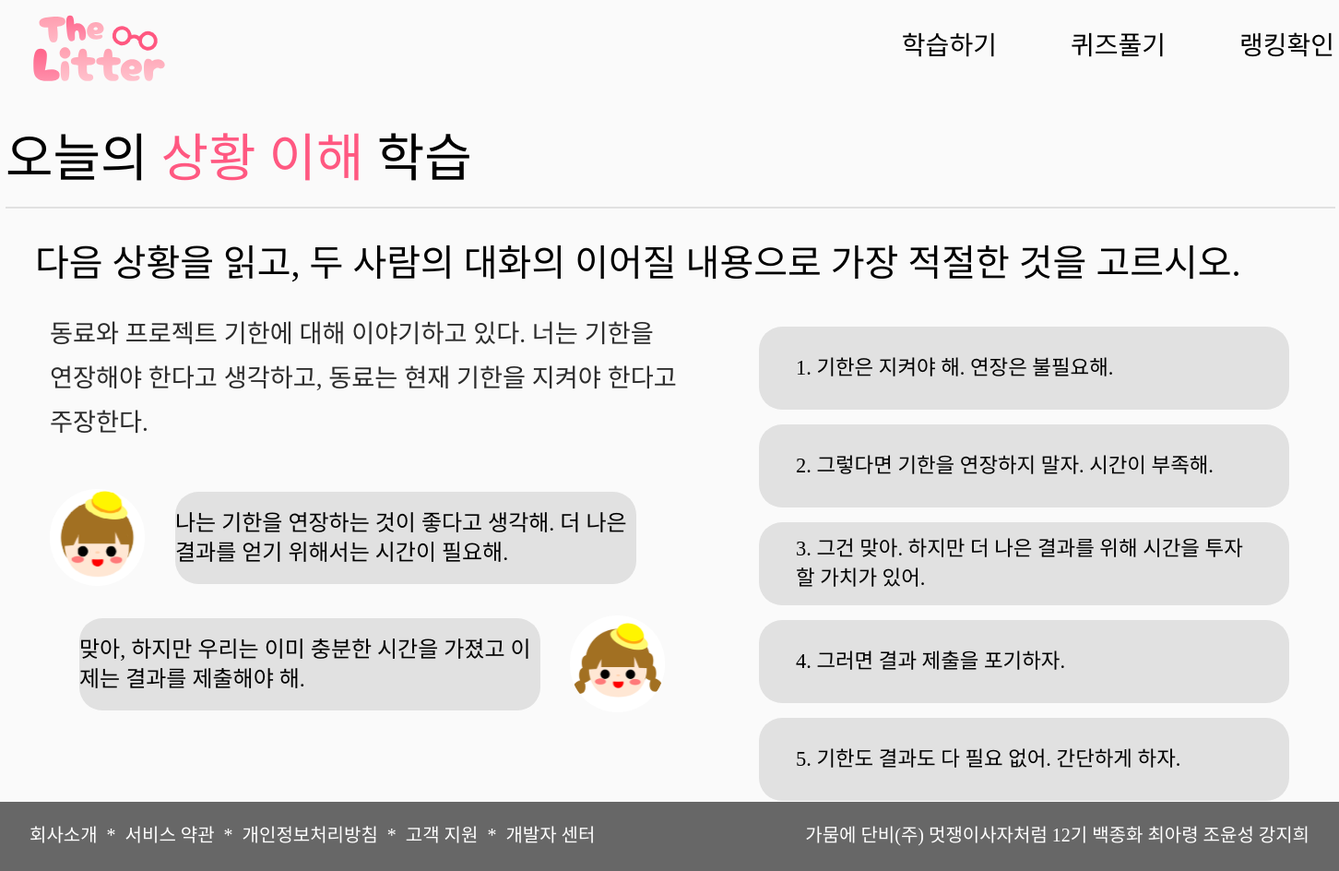
Screenshot of /lecture/situation/2 with the database file from the repository.
### api/models.py (models this page shows)
class ComprehensionTask(Base):
    __tablename__ = 'comprehension_tasks'
    id = Column(Integer, primary_key=True, index=True)
    lecture_id = Column(Integer, ForeignKey('lectures.id'), index=True)
    question = Column(Text, index=True)
    content = Column(Text, index=True)
    conversation = Column(Text, index=True)
    options = Column(Text, index=True)  # JSON encoded list
    answer = Column(String, index=True)
    lecture = relationship('Lecture', back_populates='comprehension_tasks')

### main.py (the view)
@app.get("/lecture/situation/{comprehension_tasks_id}", response_class=HTMLResponse)
async def situation(request: Request, comprehension_tasks_id: int, db: Session = Depends(get_db)):
    comprehension_task = db.query(ComprehensionTask).filter(
        ComprehensionTask.id == comprehension_tasks_id).first()
    if comprehension_task is None:
        return HTMLResponse(content="Comprehension Task not found", status_code=404)
    if comprehension_task.conversation:
        conversation_parts = comprehension_task.conversation.split('|', 1)
        if len(conversation_parts) == 2:
            first_part, second_part = conversation_parts
        else:
            first_part, second_part = conversation_parts[0], ""
    else:
        first_part, second_part = "", ""
    options = {}
    if comprehension_task.options:
        options_list = comprehension_task.options.split('\n')
        for idx, option in enumerate(options_list):
            options[f'option{idx + 1}'] = option.strip()
    else:
        options = {f'option{i}': "" for i in range(1, 6)}  # 빈 값으로 초기화
    user = None
    try:
        user = get_current_user_from_token(request, db)
    except HTTPException as e:
        if e.status_code == status.HTTP_401_UNAUTHORIZED:
            user = None
    return templates.TemplateResponse(
        "studySituation.html",
        {
            "request": request,
            "comprehension_task": comprehension_task,
            "first_part": first_part.strip(),
            "second_part": second_part.strip(),
            **options,
            "user": user,  # 사용자 정보를 템플릿에 전달
        }
    )

### templates/studySituation.html (shortened to what this page needs)
<!DOCTYPE html>
<html lang="en">
  <head>
    <link
      rel="stylesheet"
      href="{{ url_for('static', path='css/reset.css') }}"
    />
    <link
      rel="stylesheet"
      href="{{ url_for('static', path='css/studySituation.css') }}"
    />
  </head>
  <body>
    {% include "header.html" %}
    <div class="situationWrap">
      <h1>오늘의 <span>상황 이해</span> 학습</h1>
      <hr />
      <div class="studyWrap">
        <h2 class="studyQuestion">{{comprehension_task.question}}</h2>
        <div class="studySection">
          <div class="studyContentWrap">
            <div class="studyContent">{{comprehension_task.content}}</div>
            <div class="firstImg">
              <img src="{{ url_for('static', path='images/q1.svg') }}" />
              <div class="firstBalloon">{{first_part}}</div>
            </div>
            <div class="secondImg">
              <div class="secondBalloon">{{second_part}}</div>
              <img src="{{ url_for('static', path='images/q2.svg') }}" />
            </div>
          </div>
          <div class="studyAnswer">
            <div class="answerOptions">
              <div class="option" data-option="1">{{ option1 }}</div>
              <div class="option" data-option="2">{{ option2 }}</div>
              <div class="option" data-option="3">{{ option3 }}</div>
              <div class="option" data-option="4">{{ option4 }}</div>
              <div class="option" data-option="5">{{ option5 }}</div>
            </div>
            <button class="Btn">제&emsp;출</button>
          </div>
        </div>
      </div>
    </div>
    {% include "footer.html" %}
  </body>
</html>

### static/css/studySituation.css (style rules this page uses)
body { background-color: #fafafa; overflow: hidden; }
.situationWrap { box-sizing: border-box; width: 1440px; margin: 0 auto; display: flex; flex-direction: column; position: relative; }
.situationWrap h1 { font-family: "Pretendard-Bold"; font-size: 3.5rem; margin-top: 9rem; }
.situationWrap h1 span { color: #ff5881; }
hr { border: 1px solid #e1e1e1; width: 1440px; margin: 1rem 0; margin-top: 1.5rem; }
.studyWrap { margin: 0 2rem; }
.studyQuestion { font-family: "Pretendard-SemiBold"; font-size: 2.5rem; margin: 1.5rem 0; margin-bottom: 2rem; }
.studySection { margin: 0.5rem 1rem; display: flex; flex-direction: row; justify-content: space-between; }
.studySection .studyContent { width: 680px; font-family: "Pretendard-Regular"; font-size: 1.7rem; line-height: 3rem; color: #2c2c2c; margin-bottom: 3rem; }
.firstImg, .secondImg { display: flex; flex-direction: row; align-items: center; margin-top: 2rem; }
.firstBalloon, .secondBalloon { width: 500px; height: 100px; border-radius: 25px; background-color: #e1e1e1; margin: 0 2rem; display: flex; justify-content: center; align-items: center; font-family: "Pretendard-Medium"; font-size: 1.5rem; line-height: 2rem; }
.answerOptions .option { box-sizing: border-box; width: 575px; height: 90px; background-color: #e1e1e1; display: flex; justify-content: baseline; align-items: center; margin: 1rem 0; padding: 1rem 2.5rem; font-family: "Pretendard-Medium"; font-size: 1.4rem; line-height: 2rem; border-radius: 25px; }
.Btn { width: 150px; height: 60px; background-color: #ff97aa; color: #fff; font-family: "Pretendard-SemiBold"; font-size: 1.75rem; border: 0; border-radius: 10px; cursor: pointer; position: absolute; right: 4rem; }

### rows the page displays
ComprehensionTask: question "다음 상황을 읽고, 두 사람의 대화의 이어질 내용으로 가장 적절한 것을 고르시오.", content "동료와 프로젝트 기한에 대해 이야기하고 있다. 너는 기한을 연장해야 한다고 생각하고, 동료는 현재 기한을 지켜야 한다고 주장한다."

### other values shown
{{ first_part }} "나는 기한을 연장하는 것이 좋다고 생각해. 더 나은 결과를 얻기 위해서는 시간이 필요해."
{{ second_part }} "맞아, 하지만 우리는 이미 충분한 시간을 가졌고 이제는 결과를 제출해야 해."
{{ option1 }} "1. 기한은 지켜야 해. 연장은 불필요해."
{{ option2 }} "2. 그렇다면 기한을 연장하지 말자. 시간이 부족해."
{{ option3 }} "3. 그건 맞아. 하지만 더 나은 결과를 위해 시간을 투자할 가치가 있어."
{{ option4 }} "4. 그러면 결과 제출을 포기하자."
{{ option5 }} "5. 기한도 결과도 다 필요 없어. 간단하게 하자."
